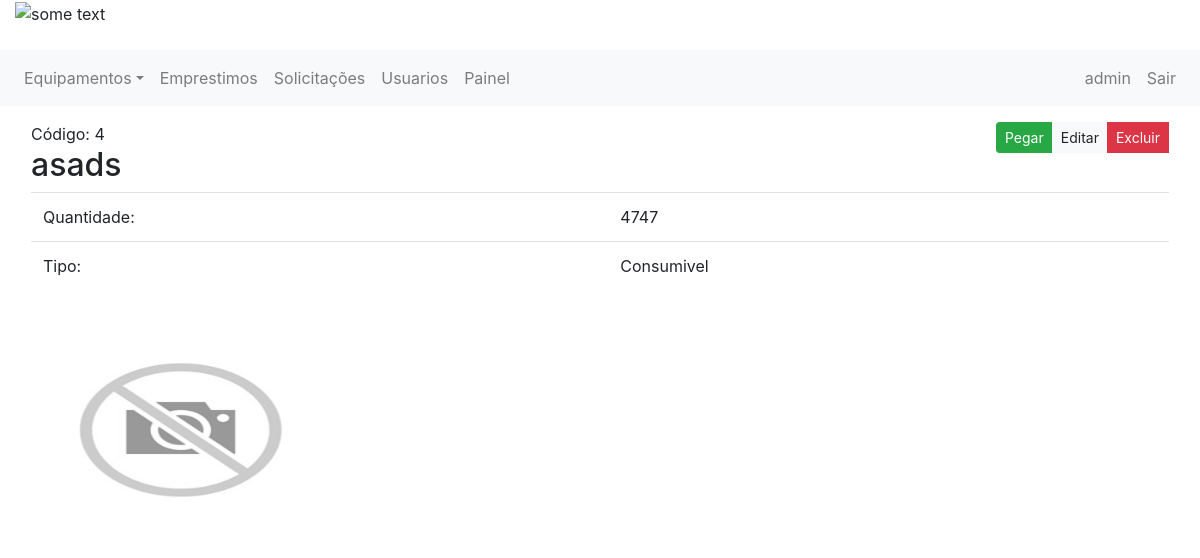
The page /equipamento/4 (signed in) on the database as committed earlier.
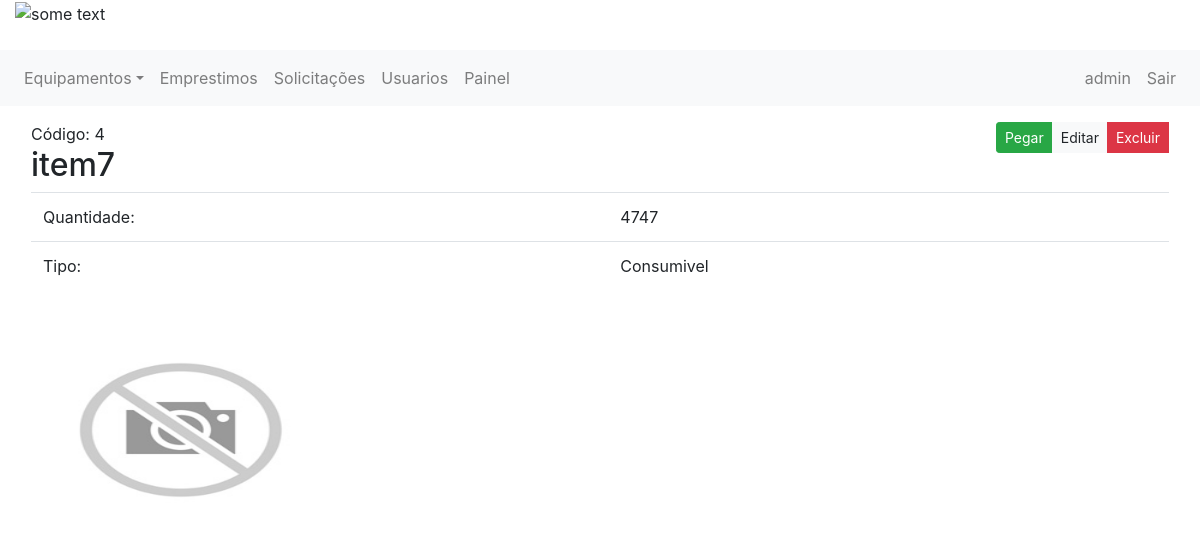
The same page on the database as committed later.
### controle/models.py (models this page shows)
class Item(models.Model):
    nome = models.CharField(max_length=50)
    quantidade = models.IntegerField()
    tipo = models.ForeignKey(TipoEquipamento, on_delete=models.CASCADE)
    imagem = models.FileField(upload_to='documents/%Y/%m/%d', default='documents/1111/sem_foto.jpg')
    excluido = models.BooleanField(default=False)

class TipoEquipamento(models.Model):
    nome = models.CharField(max_length=30)
    descricao = models.CharField(max_length=200)
    def __str__(self):
        return self.nome

### controle/views.py (the view)
# urls.py: path('equipamento/<int:item_id>', views.exibir_um_equipamento, name='equipamento'),
@login_required
def exibir_um_equipamento(request, item_id):
    item = Item.objects.get(id=item_id)
    return render(request, 'equipamentos/exibir.html', {'item': item, 'user_logado': get_usuario_logado(request)})

### controle/views.py (called while the page is built)
def get_usuario_logado(request):
    return request.user

### controle/templates/equipamentos/exibir.html (shortened to what this page needs)
{% extends 'base.html' %}
{% block 'content' %}
   <div class="page-header">
    <div class="btn-group float-right">
        <a class="btn btn-sm btn-success" href=# >Pegar</a>
        {% if user_logado.is_superuser %}
            <a class="btn btn-sm btn-light" href="{% url 'editar_equipamento' pk=item.id %}">Editar</a>
            <a class="btn btn-sm btn-danger" href="" role="button" id="dropdownMenuLink"
           data-toggle="dropdown" aria-haspopup="true" aria-expanded="false">Excluir</a>
        {% endif %}
    </div>
    <span>Código: {{item.id}}</span>
    <h2>{{item.nome}}</h2>
   </div>
    <table class="table">
        <tr>
            <td>
                    Quantidade:
            </td>
            <td>
                    {{item.quantidade}}
            </td>
        </tr>
        <tr>
                <td>
                        Tipo:
                </td>
                <td>
                        {{item.tipo}}
                </td>
            </tr>
    </table>
    <br>
    <img style="width: 300px; height: 200px" src="{{ item.imagem.url }}" alt="Item">
</div>
</body>
</html>
{% endblock %}

Rows that differ between the two databases and show on the page:
changed Item "Consumivel": nome "asads" → "item7"
